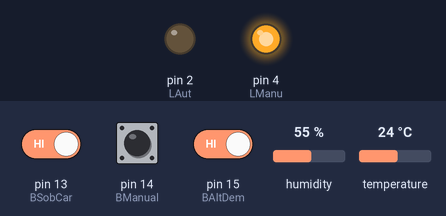
This sketch was run on a simulated Arduino Uno, built with avr-gcc and run on an emulated ATmega328P. Parts: output pins drawn as LEDs (lit = HIGH). The inputs (shaded band) are chosen by the test bench; at power-on: pin 14 (BManual) HIGH, pin 13 (BSobCar) HIGH, pin 15 (BAltDem) HIGH, humidity 55 %, temperature 24 °C. What the sketch prints to the serial monitor is not drawn.

Above: at 1.2 s.
1.3 s: pin 14 (BManual) pulled LOW for 0.15 s
At 1.37 s:
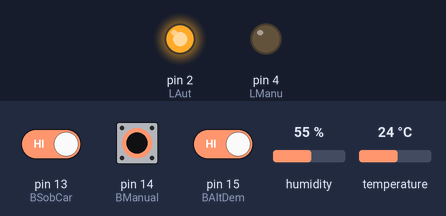
2.9 s: pin 13 (BSobCar) driven LOW and pin 14 (BManual) driven LOW and pin 15 (BAltDem) driven LOW
At 3.7 s:
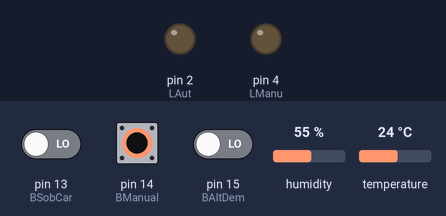
4.4 s: pin 13 (BSobCar) driven HIGH
At 4.8 s:
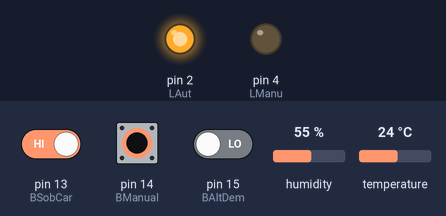
5.9 s: pin 13 (BSobCar) driven LOW
At 7.2 s:
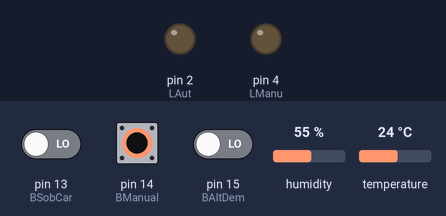
Timing chart, 0 to 8.4 s (numbered marks = the images above; inputs shaded):
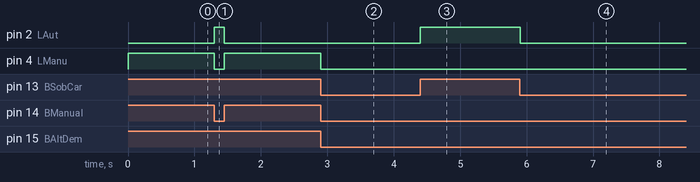

The sketch:

FuniconeLogicaRefri.ino
```cpp
/*
 * Simulacion de refrigeracion de servidores
 * Por: Jose Luis Oviedo
 * Fecha: 18 de abril del 2022
 *
 * caso 1: Es siguiente programa resuelve el problema de Refirgeracion
 * dando prioridad al modo manual.
 *
 * Caso 2: El automatico se aciva con sobrecarga, con alta demanda o
 * con la temperatura elevada a la referencia.
 *
 * En caso 3: de que se cumplan al mismo tiempo la sobrecarga,
 * con alta demanda y con la temperatura elevada a la referencia
 * se activan los dos modos: Manual y automatico
 *
 * Si no se cumplen los caso anteriores que queda en espra
 * con lo modos manual y automatico apagados.
 */

// Bibliotecas
#include "DHT.h"


// Constantes
#define DHTPIN 12  // Digital pin connected to the DHT sensor
#define DHTTYPE    DHT11     // DHT 11
const int BManual=14; // Manual ACTIVA LA REF AL SER ACTIVADO
const int BAltDem=15; // ALTA DEMANDA
const int BSobCar=13; // SOBRE CARGA DE FUNCIONAMIENTP
const int LManu=4;  // MANUAL
const int LAut=2;  // AUTOMA
unsigned long delayMS = 1000;


// Variables
unsigned long tiempo_inicio = 0, tiempo_actual;


// Definicion de objetos
DHT dht(DHTPIN, DHTTYPE);

// Condiciones iniciales


void setup() {
  Serial.begin(115200);
  Serial.println(F("DHT11 test!"));
  dht.begin();

  pinMode (BManual, INPUT_PULLUP);
  pinMode (BAltDem, INPUT_PULLUP);
  pinMode (BSobCar, INPUT_PULLUP);
  pinMode (LManu, OUTPUT);
  pinMode (LAut, OUTPUT);
  digitalWrite (LManu, LOW);
  digitalWrite (LAut, LOW);
}


void loop() {
// Condiciones iniciales
  float t;
  float tr=30;
  int edoManual;
  int edoAltDem;
  int edoSobCar;


  tiempo_actual = millis();

  if (tiempo_actual - tiempo_inicio > delayMS){
    t = dht.readTemperature();

    // Check if any reads failed and exit early (to try again).
    if (isnan(t)) {
      Serial.println(F("Error de lectura del sensor DHT11!"));
      return;
    }


    tiempo_inicio = tiempo_actual;
  }


   Serial.println(t);

  edoManual=digitalRead(BManual);
  edoAltDem=digitalRead(BAltDem);
  edoSobCar=digitalRead(BSobCar);


/***************  Caso 1 *******************************/
    if(edoManual){
    digitalWrite (LManu,1);  //  lectura de boton manual
    digitalWrite (LAut,0);
    }

/***************  Caso 2 *******************************/

    else if((edoAltDem||edoSobCar)&&t>tr) {   //Alta demanda o Sobrecarga y Sensor
    digitalWrite (LManu,1);
    digitalWrite (LAut,1);
    }
/***************  Caso 3 *******************************/

    else if(edoAltDem||edoSobCar||t>tr) {     // Alta demando o Sobre Carga
    digitalWrite (LManu,0);
    digitalWrite (LAut,1);
    }

/***************  si no se cumplen los casos anteriores **********/

    else {
    Serial.print(F("  En Espera . . . "));
    digitalWrite (LManu,0);
    digitalWrite (LAut,0);
    }

}
```

Measured:
- after the input at 1.3 s, pin 2 (LAut): LOW → HIGH at once, → LOW 0.15 s later; pin 4 (LManu): HIGH → LOW at once, → HIGH 0.15 s later
- after the input at 2.9 s, pin 4 (LManu): HIGH → LOW at once
- after the input at 4.4 s, pin 2 (LAut): LOW → HIGH at once
- after the input at 5.9 s, pin 2 (LAut): HIGH → LOW at once
